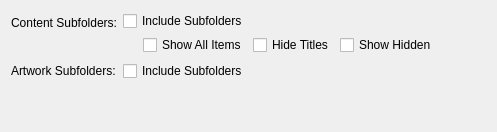
         <widget class="QWidget" name="subfoldersTab">
          <attribute name="title">
           <string>Subfolders</string>
          </attribute>
          <layout class="QVBoxLayout" name="subfoldersTabLayout">
           <item>
            <layout class="QFormLayout" name="subfoldersFormLayout">
             <item row="0" column="0">
              <widget class="QLabel" name="label_contentSubfolders">
               <property name="text">
                <string>Content Subfolders:</string>
               </property>
              </widget>
             </item>
             <item row="0" column="1">
              <layout class="QVBoxLayout" name="contentSubfoldersLayout">
               <property name="spacing">
                <number>4</number>
               </property>
               <item>
                <layout class="QHBoxLayout" name="contentOptionsLayout">
                 <item>
                  <widget class="QCheckBox" name="includeContentSubfoldersCheckBox">
                   <property name="toolTip">
                    <string>Show subfolders as navigable virtual folders (does not create subcollections)</string>
                   </property>
                   <property name="text">
                    <string>Include Subfolders</string>
                   </property>
                  </widget>
                 </item>
                 <item>
                  <spacer name="contentOptionsSpacer">
                   <property name="orientation">
                    <enum>Qt::Orientation::Horizontal</enum>
                   </property>
                   <property name="sizeHint" stdset="0">
                    <size>
                     <width>40</width>
                     <height>20</height>
                    </size>
                   </property>
                  </spacer>
                 </item>
                </layout>
               </item>
               <item>
                <widget class="QWidget" name="subfolderOptionsWidget">
                 <layout class="QHBoxLayout" name="subfolderOptionsLayout">
                  <property name="leftMargin">
                   <number>20</number>
                  </property>
                  <property name="topMargin">
                   <number>0</number>
                  </property>
                  <property name="bottomMargin">
                   <number>0</number>
                  </property>
                  <item>
                   <widget class="QCheckBox" name="showAllSubfolderItemsCheckBox">
                    <property name="toolTip">
                     <string>Mix items from subfolders with parent collection items, sorted alphabetically</string>
                    </property>
                    <property name="text">
                     <string>Show All Items</string>
                    </property>
                   </widget>
                  </item>
                  <item>
                   <widget class="QCheckBox" name="hideSubfolderTitlesCheckBox">
                    <property name="toolTip">
                     <string>Hide titles on virtual subfolder widgets</string>
                    </property>
                    <property name="text">
                     <string>Hide Titles</string>
                    </property>
                   </widget>
                  </item>
                  <item>
                   <widget class="QCheckBox" name="showHiddenFoldersCheckBox">
                    <property name="toolTip">
                     <string>Show hidden folders (folders starting with a dot)</string>
                    </property>
                    <property name="text">
                     <string>Show Hidden</string>
                    </property>
                   </widget>
                  </item>
                  <item>
                   <spacer name="subfolderOptionsSpacer">
                    <property name="orientation">
                     <enum>Qt::Orientation::Horizontal</enum>
                    </property>
                    <property name="sizeHint" stdset="0">
                     <size>
                      <width>40</width>
                      <height>20</height>
                     </size>
                    </property>
                   </spacer>
                  </item>
                 </layout>
                </widget>
               </item>
              </layout>
             </item>
             <item row="1" column="0">
              <widget class="QLabel" name="label_artworkSubfolders">
               <property name="text">
                <string>Artwork Subfolders:</string>
               </property>
              </widget>
             </item>
             <item row="1" column="1">
              <widget class="QCheckBox" name="includeArtworkSubfoldersCheckBox">
               <property name="toolTip">
                <string>Look for artwork in subfolders matching the content structure</string>
               </property>
               <property name="text">
                <string>Include Subfolders</string>
               </property>
              </widget>
             </item>
            </layout>
           </item>
           <item>
            <spacer name="subfoldersVerticalSpacer">
             <property name="orientation">
              <enum>Qt::Orientation::Vertical</enum>
             </property>
             <property name="sizeHint" stdset="0">
              <size>
               <width>20</width>
               <height>40</height>
              </size>
             </property>
            </spacer>
           </item>
          </layout>
         </widget>
